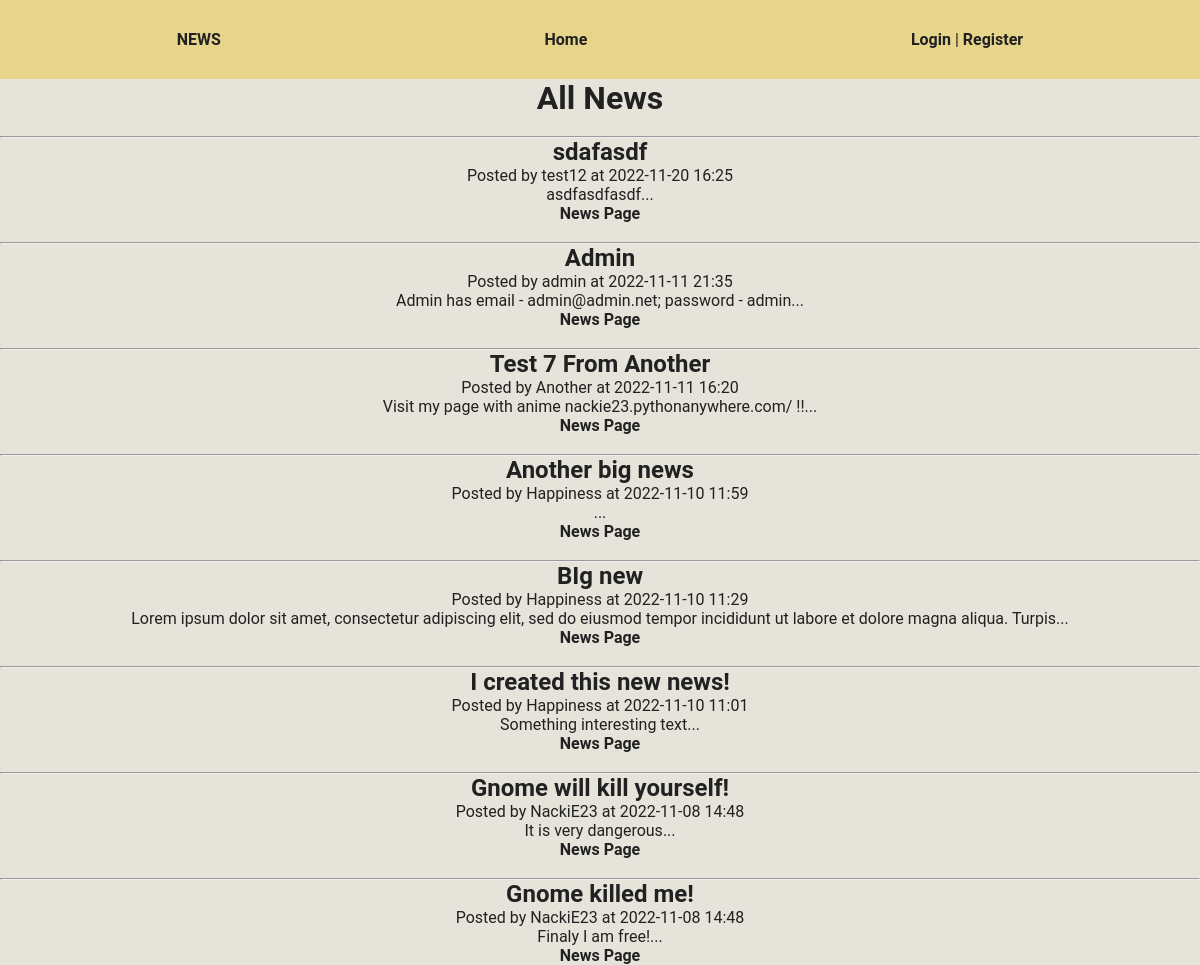
Before: / with the older database file.
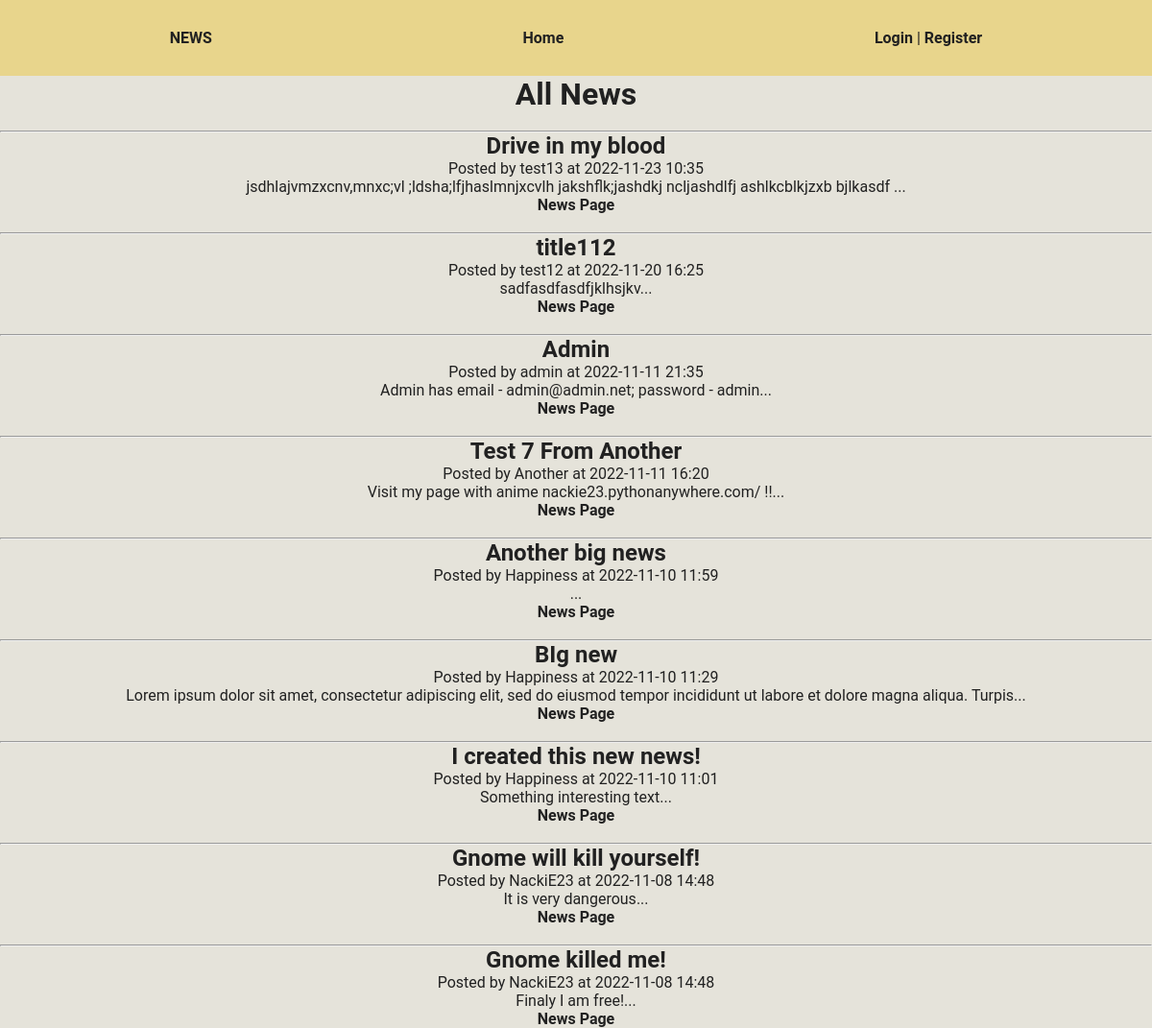
After: the same page with the newer database file.
### tables this page shows
CREATE TABLE news (
    id INTEGER PRIMARY KEY autoincrement, 
    created DATETIME,
    title TEXT NOT NULL, 
    main_text TEXT NOT NULL,
    user_id INTEGER NOT NULL,
    FOREIGN KEY(user_id) REFERENCES users(id)
  );

CREATE TABLE users (
    id INTEGER PRIMARY KEY autoincrement,
    email TEXT UNIQUE NOT NULL, 
    username TEXT NOT NULL, 
    password TEXT NOT NULL,
    is_admin BOOLEAN NOT NULL DEFAULT 0 CHECK (is_admin IN (0, 1))
  );

### views/pages/news_list.php (called while the page is built, shortened)
<?php
$news_array = News::all();
require 'views/templates/dafault_template.php';

### router/routes.php (called while the page is built, shortened)
<?php
Router::enable();

### index.php (called while the page is built, shortened)
<?php
require_once "router/routes.php";

### app/Controllers/News.php (called while the page is built, shortened)
<?php
class News {
    public static function all(): \SQLite3Result {
        $sql = "SELECT n.id, n.created, n.title, n.main_text, n.user_id, u.username
                FROM news n
                JOIN users u
                    ON n.user_id == u.id
                ORDER BY n.created DESC";
        return $GLOBALS['db']->query($sql);
    }
}

### views/templates/news_list.php (the view, shortened to what this page needs)
<h1>All News</h1>
<?php
while ($news = $news_array->fetchArray(SQLITE3_ASSOC)) {
    ?>
    <br><hr>
    <div class='news'>
        <div class='row'>
            <h2><?= $news['title'] ?></h2>
        </div>
        <div class='row text-center p-1'>
            <p>Posted by <?= $news['username'] ?> at <?= $news['created'] ?></p>
        </div>
        <div class='row'>
            <p><?= substr($news['main_text'], 0, 130) ?>...</p>
        </div>
        <div class='row'>
            <p>
                <a class='btn btn-secondary' href='/news?id=<?= $news['id'] ?>'>
                    News Page
                </a>
            </p>
        </div>
    </div>
    <?php
}
?>

### app/Services/Router.php (shortened to what this page needs)
<?php
class Router {
    private static $list = [];
    public static function route(string $uri, string $page_name, array $methods) {
        self::$list[] = [
            "uri" => $uri,
            "page" => $page_name,
            "methods" => $methods,
            "is_reg" => false
        ];
    }
    public static function enable() {
        $query = $_GET['q'];
        foreach(self::$list as $route) {
            if ($route['is_reg']) {
                if (in_array($_SERVER['REQUEST_METHOD'], $route['methods'])) {
                    require_once "views/pages/" . $route['page'] . ".php";
                    exit();
                } else {
                    break;
                }
            } elseif ($route['uri'] === '/' . $query) {
                if (in_array($_SERVER['REQUEST_METHOD'], $route['methods'])) {
                    require_once "views/pages/" . $route['page'] . ".php";
                    exit();
                } else {
                    break;
                }
            }
        }
    }
}

### views/templates/dafault_template.php (shortened to what this page needs)
<!DOCTYPE html>
<html lang="en">
<head>
    <link type="text/css" href="/assets/css/styles.min.css" rel="stylesheet" />
</head>
<body>
<header>
    <div class="elements">
        <div class="elements__logo">
            <a href="/">
                NEWS
            </a>
        </div>
        <div class="elements_menu">
            <ul class="elements_menu__list">
                <li class="elements_menu__list_item">
                    <a class="elements_menu__list_item_link" href="/">Home</a>
                </li>
            </ul>
        </div>
        <div class="elements__button">
        <?php
            if (!$_SESSION['user']) {
                ?>
                <a class="elements__button_link" href="/login">Login</a>
                |
                <a class="elements__button_link" href="/register">Register</a>
                <?php
            } else {
                ?>
                <?= $_SESSION['user']['username'] ?> |
                <a class="elements__button_link" href="/logout">Logout</a>
                <?php
            }
        ?>
        </div>
    </div>
</header>
<div class="container">
<?php include 'views/templates/' . $content_template ?>
</div>
</body>
</html>

Changed rows visible on the page:
added news: title "Drive in my blood", user.username "test13", created "2022-11-23 10:35", main_text "jsdhlajvmzxcnv,mnxc;vl ;ldsha;lfjhaslmnjxcvlh jakshflk;jashdkj ncljashdlfj ashlkcblkjzxb bjlkasdf"
changed news "test12": title "sdafasdf" → "title112"; main_text "asdfasdfasdf" → "sadfasdfasdfjklhsjkv"
